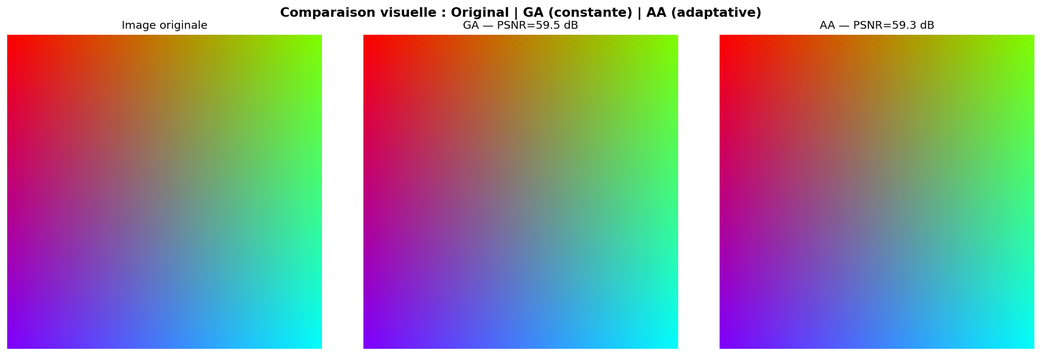
#> input picture results/fig1_comparaison_visuelle.png, 1041 x 356 px, shrunk from 1736 x 594 before the run
$ python evaluate.py --image results/fig1_comparaison_visuelle.png
#> lines starting #> are read from the running program, lines starting #| are printed output that depends on the picture
### watermark.py
"""
=============================================================================
  Tatouage numérique par QIM — Mini-Projet L2-IRS
  Système complet : encodage, décodage, attaques, évaluation
=============================================================================
  Basé sur :
    - Chen & Wornell (2001) — QIM
    - Moulin & Koetter (2005) — STDM-QIM
    - Lefevre, Carré, Gaborit (XLIM) — Approche psychovisuelle couleur
=============================================================================
"""

import numpy as np
import cv2
from scipy.fft import dctn, idctn
from skimage.metrics import peak_signal_noise_ratio as psnr
import matplotlib
matplotlib.use('Agg')
import matplotlib.pyplot as plt
import os, warnings
warnings.filterwarnings('ignore')

# ─────────────────────────────────────────────────────────────────────────────
#  PARAMÈTRES GLOBAUX
# ─────────────────────────────────────────────────────────────────────────────
BLOCK_SIZE  = 8          # Taille de bloc DCT
STEP        = 30.0       # Pas de quantification Δ  (contrôle DWR)
SEED        = 42         # Clé secrète pour sélection pseudo-aléatoire des coeffs
COEFF_RATIO = 0.15       # Fraction de coefficients de moyenne fréquence utilisés

# Constantes du modèle psychovisuel d'Alleysson (loi de Naka-Rushton)
ALPHA = np.array([1665.0, 1665.0, 226.0])   # Gains (αL, αM, αS)
X0    = np.array([66.0,   33.0,   0.16])    # États d'adaptation (L0, M0, S0)


# ─────────────────────────────────────────────────────────────────────────────
#  MODULE 1 — MODÈLE PSYCHOVISUEL (Alleysson / Lefevre et al.)
# ─────────────────────────────────────────────────────────────────────────────

def naka_rushton(X, X0_val):
    """Loi de Naka-Rushton : x = X / (X + X0)"""
    return X / (X + X0_val + 1e-8)


# [11 lines left out: function rgb_to_lms, not called in this run]


def compute_optimal_direction(pixel_rgb):
    """
    Calcule le vecteur direction optimal uP pour un pixel couleur RGB.

    Principe (Lefevre et al. / Alleysson) :
    1. Convertir le pixel dans l'espace LMS
    2. Appliquer la transduction de Naka-Rushton pour obtenir les coordonnées lms
    3. Construire l'ellipsoïde d'iso-perception dans RGB via la jacobienne J
       de la transformation f : RGB -> lms
    4. Le vecteur propre associé à la valeur propre maximale de J^T J
       correspond à l'axe principal de l'ellipsoïde -> direction optimale uP

    Le vecteur direction optimal minimise la distorsion perçue par le SVH
    pour un bruit de quantification donné.
    """
    p = np.clip(pixel_rgb.astype(float), 1.0, 254.0)

    # Matrice Hunt-Pointer-Estevez (RGB -> LMS)
    M = np.array([
        [0.3811, 0.5783, 0.0402],
        [0.1967, 0.7244, 0.0782],
        [0.0241, 0.1288, 0.8444]
    ])
    lms_vals = M @ p  # valeurs LMS non transduites

    # Dérivée de Naka-Rushton : df/dX = X0 / (X + X0)^2
    deriv = X0 / (lms_vals + X0 + 1e-8) ** 2

    # Jacobienne J = diag(alpha * deriv) @ M
    # J_{ij} = alpha_i * d(f_i)/d(LMS_i) * M_{ij}
    J = np.diag(ALPHA * deriv) @ M  # shape (3, 3)

    # Valeurs singulières de J -> vecteur singulier à droite correspondant
    # à la valeur singulière max = axe principal de l'ellipsoïde
    _, _, Vt = np.linalg.svd(J)
    u_opt = Vt[0]  # premier vecteur singulier à droite

    # Normalisation
    norm = np.linalg.norm(u_opt)
    if norm < 1e-8:
        return np.array([1.0, 1.0, 1.0]) / np.sqrt(3)
    return u_opt / norm


# ─────────────────────────────────────────────────────────────────────────────
#  MODULE 2 — TRANSFORMATION DCT PAR BLOCS
# ─────────────────────────────────────────────────────────────────────────────

def select_mid_freq_coefficients(block_size, ratio, seed):
    """
    Sélectionne pseudo-aléatoirement des indices de coefficients DCT
    dans la bande de moyenne fréquence du bloc (hors DC et hautes fréquences).

    La moyenne fréquence offre le meilleur compromis invisibilité/robustesse
    face à la compression JPEG (les basses fréq. sont perceptibles,
    les hautes sont supprimées par JPEG).
    """
    rng = np.random.default_rng(seed)
    total = block_size * block_size

    # Zone de moyenne fréquence : indices 1/4 à 3/4 en ordre zigzag
    low_cut  = total // 4
    high_cut = total * 3 // 4

    # Parcours zigzag pour identifier les coefficients
    zigzag_indices = []
    for s in range(2 * block_size - 1):
        if s % 2 == 0:
            r_start = min(s, block_size - 1)
            c_start = max(0, s - block_size + 1)
            while r_start >= 0 and c_start < block_size:
                zigzag_indices.append((r_start, c_start))
                r_start -= 1
                c_start += 1
        else:
            c_start = min(s, block_size - 1)
            r_start = max(0, s - block_size + 1)
            while c_start >= 0 and r_start < block_size:
                zigzag_indices.append((r_start, c_start))
                r_start += 1
                c_start -= 1

    mid_freq = zigzag_indices[low_cut:high_cut]
    n_select = max(1, int(len(mid_freq) * ratio))
    chosen = rng.choice(len(mid_freq), size=n_select, replace=False)
    return [mid_freq[i] for i in sorted(chosen)]


def image_to_dct_blocks(channel_float, block_size=BLOCK_SIZE):
    """Découpe un canal en blocs et applique la DCT 2D sur chaque bloc."""
    h, w = channel_float.shape
    h_pad = (block_size - h % block_size) % block_size
    w_pad = (block_size - w % block_size) % block_size
    padded = np.pad(channel_float, ((0, h_pad), (0, w_pad)), mode='reflect')
    H, W = padded.shape
    blocks = padded.reshape(H // block_size, block_size,
                            W // block_size, block_size)
    blocks = blocks.transpose(0, 2, 1, 3)  # (nH, nW, bs, bs)
    dct_blocks = np.zeros_like(blocks)
    for i in range(blocks.shape[0]):
        for j in range(blocks.shape[1]):
            dct_blocks[i, j] = dctn(blocks[i, j], norm='ortho')
    return dct_blocks, (h, w), (H, W)


def dct_blocks_to_image(dct_blocks, orig_shape, padded_shape, block_size=BLOCK_SIZE):
    """Reconstruit l'image depuis les blocs DCT."""
    H, W = padded_shape
    h, w = orig_shape
    result_blocks = np.zeros_like(dct_blocks)
    for i in range(dct_blocks.shape[0]):
        for j in range(dct_blocks.shape[1]):
            result_blocks[i, j] = idctn(dct_blocks[i, j], norm='ortho')
    reconstructed = result_blocks.transpose(0, 2, 1, 3)
    reconstructed = reconstructed.reshape(H, W)
    return reconstructed[:h, :w]


# ─────────────────────────────────────────────────────────────────────────────
#  MODULE 3 — ENCODEUR QIM (insertion de la marque)
# ─────────────────────────────────────────────────────────────────────────────

def qim_quantize(value, delta, bit):
    """
    Quantification QIM scalaire.
    Quantifie 'value' vers le treillis pair (bit=0) ou impair (bit=1).
    Q_m(x, Δ) = Δ * round(x/Δ - m/2) + m*Δ/2
    """
    q = delta * (np.round(value / delta - bit / 2.0) + bit / 2.0)
    return q


def encode(image_bgr, watermark_bits, step=STEP, seed=SEED,
           adaptive=True, coeff_ratio=COEFF_RATIO):
    """
    Insère un watermark binaire dans une image couleur via STDM-QIM.

    Args:
        image_bgr    : image hôte (uint8, BGR, H×W×3)
        watermark_bits : tableau de bits à insérer (0/1), longueur N_bits
        step         : pas de quantification Δ
        seed         : clé secrète
        adaptive     : True = approche adaptative AA (vecteur uP par pixel)
                       False = approche constante GA (u = (1,1,1)/√3)
        coeff_ratio  : fraction des coefficients de moyenne fréquence utilisés

    Returns:
        watermarked_bgr : image tatouée (uint8, BGR)
        n_bits_embedded : nombre de bits effectivement insérés
    """
    img_float = image_bgr.astype(np.float64)
    h, w = img_float.shape[:2]

    # Sélection des coefficients DCT (même seed = même sélection au décodage)
    coeff_positions = select_mid_freq_coefficients(BLOCK_SIZE, coeff_ratio, seed)
    n_coeffs_per_block = len(coeff_positions)

    # Calcul DCT par canal
    dct_channels = []
    orig_shapes  = []
    pad_shapes   = []
    for c in range(3):
        dct_b, orig_s, pad_s = image_to_dct_blocks(img_float[:, :, c])
        dct_channels.append(dct_b)
        orig_shapes.append(orig_s)
        pad_shapes.append(pad_s)

    # Nombre total de coefficients disponibles
    nH, nW = dct_channels[0].shape[:2]
    total_coeffs = nH * nW * n_coeffs_per_block
    n_bits = min(len(watermark_bits), total_coeffs)
    watermark_bits = watermark_bits[:n_bits]

    bit_idx = 0
    rng = np.random.default_rng(seed + 1)  # Pour la direction u (STDM)

    for bi in range(nH):
        for bj in range(nW):
            for (r, c) in coeff_positions:
                if bit_idx >= n_bits:
                    break

                # Pixel représentatif du bloc (centre) pour le vecteur adaptatif
                pi = min(int((bi + 0.5) * BLOCK_SIZE), h - 1)
                pj = min(int((bj + 0.5) * BLOCK_SIZE), w - 1)
                pixel_rgb = img_float[pi, pj, ::-1]  # BGR->RGB

                if adaptive:
                    u = compute_optimal_direction(pixel_rgb)
                else:
                    u = np.array([1.0, 1.0, 1.0]) / np.sqrt(3)

                # Vecteur des 3 coefficients DCT correspondants (un par canal)
                coeff_vec = np.array([dct_channels[ch][bi, bj, r, c]
                                      for ch in range(3)])

                # STDM-QIM : projeter sur u, quantifier, reconstruire
                S = np.dot(coeff_vec, u)                          # projection scalaire
                bit = int(watermark_bits[bit_idx])
                S_q = qim_quantize(S, step, bit)                  # quantification QIM
                delta_coeff = (S_q - S) * u                       # modification vectorielle

                for ch in range(3):
                    dct_channels[ch][bi, bj, r, c] += delta_coeff[ch]

                bit_idx += 1
            if bit_idx >= n_bits:
                break
        if bit_idx >= n_bits:
            break

    # Reconstruction depuis DCT
    result = np.zeros_like(img_float)
    for c in range(3):
        result[:, :, c] = dct_blocks_to_image(
            dct_channels[c], orig_shapes[c], pad_shapes[c])

    watermarked = np.clip(result, 0, 255).astype(np.uint8)
    return watermarked, n_bits


# ─────────────────────────────────────────────────────────────────────────────
#  MODULE 4 — DÉCODEUR QIM (extraction de la marque)
# ─────────────────────────────────────────────────────────────────────────────

def qim_decode_bit(value, delta):
    """
    Décodage QIM : détermine le bit encodé en cherchant le treillis le plus proche.
    bit = argmin_m |value - Q_m(value, delta)|
    """
    q0 = qim_quantize(value, delta, 0)
    q1 = qim_quantize(value, delta, 1)
    return 0 if abs(value - q0) < abs(value - q1) else 1


def decode(image_bgr, n_bits, step=STEP, seed=SEED,
           adaptive=True, coeff_ratio=COEFF_RATIO):
    """
    Extrait le watermark d'une image tatouée (potentiellement attaquée).

    Returns:
        extracted_bits : tableau numpy des bits extraits (0/1)
    """
    img_float = image_bgr.astype(np.float64)
    h, w = img_float.shape[:2]

    coeff_positions = select_mid_freq_coefficients(BLOCK_SIZE, coeff_ratio, seed)

    dct_channels = []
    orig_shapes  = []
    pad_shapes   = []
    for c in range(3):
        dct_b, orig_s, pad_s = image_to_dct_blocks(img_float[:, :, c])
        dct_channels.append(dct_b)
        orig_shapes.append(orig_s)
        pad_shapes.append(pad_s)

    nH, nW = dct_channels[0].shape[:2]
    extracted = []
    bit_idx = 0

    for bi in range(nH):
        for bj in range(nW):
            for (r, c) in coeff_positions:
                if bit_idx >= n_bits:
                    break

                pi = min(int((bi + 0.5) * BLOCK_SIZE), h - 1)
                pj = min(int((bj + 0.5) * BLOCK_SIZE), w - 1)
                pixel_rgb = img_float[pi, pj, ::-1]

                if adaptive:
                    u = compute_optimal_direction(pixel_rgb)
                else:
                    u = np.array([1.0, 1.0, 1.0]) / np.sqrt(3)

                coeff_vec = np.array([dct_channels[ch][bi, bj, r, c]
                                      for ch in range(3)])
                S = np.dot(coeff_vec, u)
                bit = qim_decode_bit(S, step)
                extracted.append(bit)
                bit_idx += 1

            if bit_idx >= n_bits:
                break
        if bit_idx >= n_bits:
            break

    return np.array(extracted[:n_bits], dtype=np.uint8)


# ─────────────────────────────────────────────────────────────────────────────
#  MODULE 5 — ATTAQUES
# ─────────────────────────────────────────────────────────────────────────────

def attack_jpeg(image_bgr, quality):
    """Compression JPEG avec facteur de qualité q ∈ [0, 100]."""
    encode_param = [int(cv2.IMWRITE_JPEG_QUALITY), quality]
    _, encoded = cv2.imencode('.jpg', image_bgr, encode_param)
    return cv2.imdecode(encoded, cv2.IMREAD_COLOR)


def attack_gaussian_noise(image_bgr, sigma):
    """Ajout de bruit gaussien additif d'écart-type σ."""
    noise = np.random.normal(0, sigma, image_bgr.shape)
    noisy = image_bgr.astype(np.float64) + noise
    return np.clip(noisy, 0, 255).astype(np.uint8)


# ─────────────────────────────────────────────────────────────────────────────
#  MODULE 6 — MÉTRIQUES
# ─────────────────────────────────────────────────────────────────────────────

def compute_ber(original_bits, extracted_bits):
    """BER = fraction de bits incorrectement décodés."""
    n = min(len(original_bits), len(extracted_bits))
    return np.mean(original_bits[:n] != extracted_bits[:n])


def compute_psnr(original_bgr, watermarked_bgr):
    """PSNR en dB entre image originale et image tatouée."""
    return psnr(original_bgr, watermarked_bgr, data_range=255)


def compute_dwr(original_bgr, watermarked_bgr):
    """
    DWR (Document-to-Watermark Ratio) en dB.
    DWR = 10 * log10(var(image) / var(bruit_de_tatouage))
    """
    diff = original_bgr.astype(float) - watermarked_bgr.astype(float)
    var_img  = np.var(original_bgr.astype(float))
    var_diff = np.var(diff)
    if var_diff < 1e-10:
        return float('inf')
    return 10 * np.log10(var_img / var_diff)

### evaluate.py
"""
=============================================================================
  Évaluation du système de tatouage QIM — Benchmark Phase 2
  Reproduit les expériences de Lefevre et al. (XLIM)
=============================================================================
  Usage :
      python evaluate.py [--image path/to/image.png] [--bits 256]
=============================================================================
"""

import numpy as np
import cv2
import matplotlib
matplotlib.use('Agg')
import matplotlib.pyplot as plt
import argparse, os, time

from watermark import (
    encode, decode, attack_jpeg, attack_gaussian_noise,
    compute_ber, compute_psnr, compute_dwr, STEP, SEED
)

# ─────────────────────────────────────────────────────────────────────────────
#  UTILITAIRES
# ─────────────────────────────────────────────────────────────────────────────

def load_or_create_test_image(path=None, size=256):
    """Charge l'image fournie ou génère une image de test colorée."""
#> called with path = 'results/fig1_comparaison_visuelle.png', size = 256
    if path and os.path.exists(path):
        img = cv2.imread(path)
#> img is the input picture: shape (356, 1041, 3); mean B, G, R 150.2, 150, 150.6
        if img is not None:
            print(f"[INFO] Image chargée : {path} — {img.shape}")
#| [INFO] Image chargée : results/fig1_comparaison_visuelle.png — (356, 1041, 3)
            return img
    # Image de test synthétique si aucune image n'est fournie
    print("[INFO] Génération d'une image de test synthétique (dégradé couleur)...")
    img = np.zeros((size, size, 3), dtype=np.uint8)
    for i in range(size):
        for j in range(size):
            img[i, j, 0] = int(255 * i / size)               # Canal B
            img[i, j, 1] = int(255 * j / size)               # Canal G
            img[i, j, 2] = int(255 * (1 - (i+j)/(2*size)))  # Canal R
    return img


def generate_watermark(n_bits, seed=SEED):
    """Génère un watermark binaire pseudo-aléatoire reproductible."""
    rng = np.random.default_rng(seed + 100)
    return rng.integers(0, 2, size=n_bits, dtype=np.uint8)


# ─────────────────────────────────────────────────────────────────────────────
#  EXPÉRIENCE 1 — Qualité visuelle (PSNR / DWR)
# ─────────────────────────────────────────────────────────────────────────────

def experiment_quality(image_bgr, n_bits):
    """
    Compare la qualité visuelle (PSNR, DWR) entre approche constante (GA)
    et approche adaptative (AA) sur l'image tatouée sans attaque.
    """
#> called with n_bits = 128
    print("\n" + "="*60)
    print("  EXPÉRIENCE 1 — Qualité visuelle (sans attaque)")
    print("="*60)

    wm_bits = generate_watermark(n_bits)
    results = {}

    for label, adaptive in [("GA (constante)", False), ("AA (adaptative)", True)]:
        t0 = time.time()
        wm_img, n_embedded = encode(image_bgr, wm_bits, adaptive=adaptive)
        elapsed = time.time() - t0

        psnr_val = compute_psnr(image_bgr, wm_img)
        dwr_val  = compute_dwr(image_bgr, wm_img)

        # Extraction sans attaque (BER doit être ≈ 0)
        extracted = decode(wm_img, n_embedded, adaptive=adaptive)
        ber_clean = compute_ber(wm_bits[:n_embedded], extracted)

        print(f"\n  [{label}]")
        print(f"    Bits insérés : {n_embedded}")
        print(f"    PSNR         : {psnr_val:.2f} dB")
        print(f"    DWR          : {dwr_val:.2f} dB")
        print(f"    BER (propre) : {ber_clean:.4f}")
        print(f"    Temps        : {elapsed:.2f}s")

        results[label] = {
            'image': wm_img, 'psnr': psnr_val, 'dwr': dwr_val,
            'ber_clean': ber_clean, 'n_bits': n_embedded
        }
#> this loop made 2 passes
#> (n_embedded, psnr_val, var_img in compute_dwr, var_diff in compute_dwr, dwr_val, n in compute_ber, ber_clean) on passes 1 to 2: (128, 65.69, 6196.8, 0.0174, 55.52, 128, 0), (128, 65.8, 6196.8, 0.017, 55.63, 128, 0)
#> (printed output is left out)
#> pass 1, in image_to_dct_blocks, `padded = np.pad(channel_float, ((0, h_pad), (0, w_pad)), mode='reflect')`:
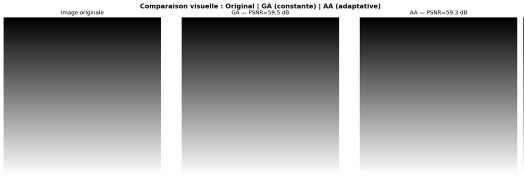
#> padded: shape (360, 1048) float64 (shown at 1/2 size); min 0, max 255, mean 151.8
#> pass 1, in image_to_dct_blocks (call 2), `padded = np.pad(channel_float, ((0, h_pad), (0, w_pad)), mode='reflect')`:
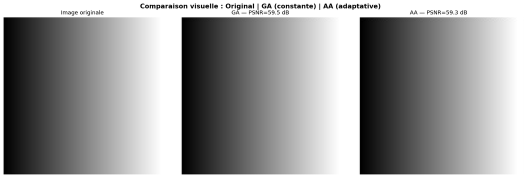
#> padded: shape (360, 1048) float64 (shown at 1/2 size); min 0, max 255, mean 151.8
#> pass 1, in image_to_dct_blocks (call 3), `padded = np.pad(channel_float, ((0, h_pad), (0, w_pad)), mode='reflect')`:
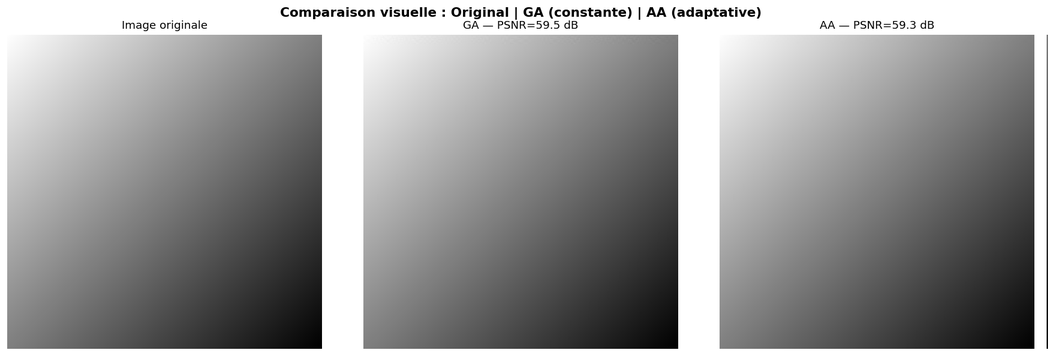
#> padded: shape (360, 1048) float64; min 0, max 255, mean 152.2
#> after the loop, results = 2 items
#> (the rest of the program and of its run is left out)
